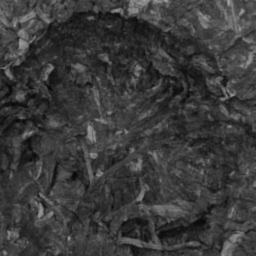
#> input picture image/degrade.jpg, 256 x 256 px; the run also reads 1 picture not shown here
$ python feature-based.py
#> lines starting #> are read from the running program, lines starting #| are printed output that depends on the picture
### traditional-registration/ransac.py
import cv2

import numpy as np

import random


def compute_fundamental(x1, x2):
    n = x1.shape[1]

    if x2.shape[1] != n:
        raise ValueError("Number of points don't match.")

    # build matrix for equations

    A = np.zeros((n, 9))

    for i in range(n):
        A[i] = [x1[0, i] * x2[0, i], x1[0, i] * x2[1, i], x1[0, i] * x2[2, i],

                x1[1, i] * x2[0, i], x1[1, i] * x2[1, i], x1[1, i] * x2[2, i],

                x1[2, i] * x2[0, i], x1[2, i] * x2[1, i], x1[2, i] * x2[2, i]]

    # compute linear least square solution

    U, S, V = np.linalg.svd(A)

    F = V[-1].reshape(3, 3)

    # constrain F

    # make rank 2 by zeroing out last singular value

    U, S, V = np.linalg.svd(F)

    S[2] = 0

    F = np.dot(U, np.dot(np.diag(S), V))

    return F / F[2, 2]


def compute_fundamental_normalized(x1, x2):
    """    Computes the fundamental matrix from corresponding points

        (x1,x2 3*n arrays) using the normalized 8 point algorithm. """

    n = x1.shape[1]

    if x2.shape[1] != n:
        raise ValueError("Number of points don't match.")

    # normalize image coordinates

    x1 = x1 / x1[2]

    mean_1 = np.mean(x1[:2], axis=1)

    S1 = np.sqrt(2) / np.std(x1[:2])

    T1 = np.array([[S1, 0, -S1 * mean_1[0]], [0, S1, -S1 * mean_1[1]], [0, 0, 1]])

    x1 = np.dot(T1, x1)

    x2 = x2 / x2[2]

    mean_2 = np.mean(x2[:2], axis=1)

    S2 = np.sqrt(2) / np.std(x2[:2])

    T2 = np.array([[S2, 0, -S2 * mean_2[0]], [0, S2, -S2 * mean_2[1]], [0, 0, 1]])

    x2 = np.dot(T2, x2)

    # compute F with the normalized coordinates

    F = compute_fundamental(x1, x2)

    # print (F)

    # reverse normalization

    F = np.dot(T1.T, np.dot(F, T2))

    return F / F[2, 2]


def randSeed(good, num=8):
    '''

    :param good: 初始的匹配点对

    :param num: 选择随机选取的点对数量

    :return: 8个点对list

    '''

    eight_point = random.sample(good, num)

    return eight_point


def PointCoordinates(eight_points, keypoints1, keypoints2):
    '''

    :param eight_points: 随机八点

    :param keypoints1: 点坐标

    :param keypoints2: 点坐标

    :return:8个点

    '''

    x1 = []

    x2 = []

    tuple_dim = (1.,)

    for i in eight_points:
        tuple_x1 = keypoints1[i[0].queryIdx].pt + tuple_dim

        tuple_x2 = keypoints2[i[0].trainIdx].pt + tuple_dim

        x1.append(tuple_x1)

        x2.append(tuple_x2)

    return np.array(x1, dtype=float), np.array(x2, dtype=float)


def ransac(good, keypoints1, keypoints2, confidence, iter_num):
    Max_num = 0

    good_F = np.zeros([3, 3])

    inlier_points = []

    for i in range(iter_num):

        eight_points = randSeed(good)

        x1, x2 = PointCoordinates(eight_points, keypoints1, keypoints2)

        F = compute_fundamental_normalized(x1.T, x2.T)

        num, ransac_good = inlier(F, good, keypoints1, keypoints2, confidence)

        if num > Max_num:
            Max_num = num

            good_F = F

            inlier_points = ransac_good


    return Max_num, good_F, inlier_points


# [14 lines left out: function computeReprojError, not called in this run]


def inlier(F, good, keypoints1, keypoints2, confidence):
    num = 0

    ransac_good = []

    x1, x2 = PointCoordinates(good, keypoints1, keypoints2)

    for i in range(len(x2)):

        line = F.dot(x1[i].T)

        # 在对极几何中极线表达式为[A B C],Ax+By+C=0,  方向向量可以表示为[-B,A]

        line_v = np.array([-line[1], line[0]])

        err = h = np.linalg.norm(np.cross(x2[i, :2], line_v) / np.linalg.norm(line_v))

        # err = computeReprojError(x1[i], x2[i], F)

        if abs(err) < confidence:
            ransac_good.append(good[i])

            num += 1

    return num, ransac_good

### traditional-registration/feature-based.py
import cv2
import numpy as np
from ransac import ransac

def main(imgname1, imgname2, detect_method, match_method, bi):

#> called with imgname1 = '../image/degrade.jpg', imgname2 = '../image/label.jpg', detect_method = 'sift', match_method = 'flann', bi = 0
    img1 = cv2.imread(imgname1, cv2.IMREAD_GRAYSCALE)
#> img1 is the input picture: shape (256, 256); min 4, max 165, mean 58.8
    img2 = cv2.imread(imgname2, cv2.IMREAD_GRAYSCALE)

    detector = None
    if detect_method.lower() == 'sift':
        detector = cv2.xfeatures2d.SIFT_create()
    elif detect_method.lower() == 'surf':
        detector = cv2.xfeatures2d.SURF_create()
    elif detect_method.lower() == 'orb':
        detector = cv2.ORB_create()
    elif detect_method.lower() == 'brisk':
        detector = cv2.BRISK_create()
    elif detect_method.lower() == 'akaze':
        detector = cv2.AKAZE_create()
    elif detect_method.lower() == 'kaze':
        detector = cv2.KAZE_create()


    kp1, des1 = detector.detectAndCompute(img1,None)
#> kp1 = 810 keypoints; strongest (x, y, size): (69, 238, 2.3), (116, 10, 2.8), (232, 95, 2.4), (23, 45, 6.5)
    kp2, des2 = detector.detectAndCompute(img2,None)
#> kp2 = 634 keypoints; strongest (x, y, size): (232, 95, 2.3), (116, 10, 2.8), (223, 96, 2), (242, 11, 3)

    cv2.drawKeypoints(img1,kp1,img1,color=(255,0,255))
    cv2.drawKeypoints(img2,kp2,img2,color=(255,0,255))

    matches1, matches2 = None, None
    if match_method.lower() == 'bf':
        bf = cv2.BFMatcher()
        matches1 = bf.knnMatch(des1,des2, k=2)
        if bi == 1:
            matches2 = bf.knnMatch(des2, des1, k=2)
    elif match_method.lower() == 'flann':
        FLANN_INDEX_KDTREE = 0
        if detect_method.lower() in ['sift', 'surf', 'kaze']:
            index_params = dict(algorithm = FLANN_INDEX_KDTREE, trees = 5)
        else:
            index_params = dict(algorithm=6, table_number=6, key_size=12)
        search_params = dict(checks=50)
        flann = cv2.FlannBasedMatcher(index_params,search_params)
        matches1 = flann.knnMatch(des1,des2,k=2)
#> matches1 = 810 matches
        if bi == 1:
            matches2 = flann.knnMatch(des2, des1, k=2)

    good1, good2 = [], []
    good = []
    for m,n in matches1:
        if m.distance < 0.6*n.distance:
            good1.append(m)
#> after the loop, good1 = 324 matches
    if bi == 1:
        for m, n in matches2:
            if m.distance < 0.6 * n.distance:
                good2.append(m)

        for m in good1:
            for n in good2:
                if m.queryIdx == n.trainIdx and m.trainIdx == n.queryIdx and m.distance == n.distance:
                    good.append([m])
    else:
        good = [[i] for i in good1]
#> good = 324 matches
    print("forward match:%d, reverse match:%d, bidirectional result:%d" % (len(good1), len(good2), len(good)))
#| forward match:324, reverse match:0, bidirectional result:324
    Max_num, good_F, inlier_points = ransac(good, kp1, kp2, confidence=30, iter_num=500)
#> the loop in ransac, `for i in range(iter_num): ` made 500 passes
#> (mean_1 in compute_fundamental_normalized, S1 in compute_fundamental_normalized, mean_2 in compute_fundamental_normalized, S2 in compute_fundamental_normalized, T2 in compute_fundamental_normalized, num, ransac_good, Max_num) on passes 1, 16: ([139.6, 78.2], 0.0207, [139.7, 78.26], 0.0207, [[0.0207, 0, -2.9], [0, 0.0207, -1.62], [0, 0, 1]], 119, 119 matches, 119), ([83.44, 116.2], 0.021, [83.46, 116.2], 0.021, [[0.021, 0, -1.75], [0, 0.021, -2.44], [0, 0, 1]], 135, 135 matches, 135)
#> (mean_1 in compute_fundamental_normalized, S1 in compute_fundamental_normalized, mean_2 in compute_fundamental_normalized, S2 in compute_fundamental_normalized, T2 in compute_fundamental_normalized, num, ransac_good) on passes 7, 11, 12, 13, 14: ([97.74, 167.7], 0.0191, [97.77, 167.8], 0.0191, [[0.0191, 0, -1.87], [0, 0.0191, -3.21], [0, 0, 1]], 59, 59 matches), ([100.5, 114.1], 0.0241, [100.5, 114.2], 0.0241, [[0.0241, 0, -2.42], [0, 0.0241, -2.75], [0, 0, 1]], 41, 41 matches), ([86.79, 135.7], 0.0194, [86.78, 135.7], 0.0194, [[0.0194, 0, -1.68], [0, 0.0194, -2.63], [0, 0, 1]], 61, 61 matches), ([139.2, 156.8], 0.0196, [139.2, 156.7], 0.0196, [[0.0196, 0, -2.72], [0, 0.0196, -3.07], [0, 0, 1]], 53, 53 matches), ([160.3, 151], 0.0214, [160.3, 150.9], 0.0214, [[0.0214, 0, -3.43], [0, 0.0214, -3.23], [0, 0, 1]], 106, 106 matches)

    img5 = cv2.drawMatchesKnn(img1,kp1,img2,kp2, inlier_points,None,flags=2)
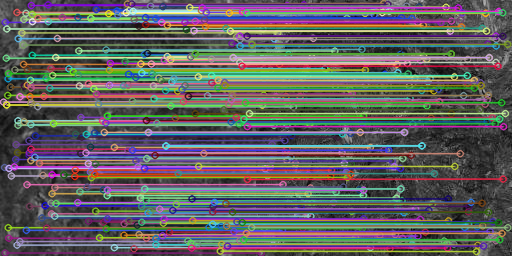
#> img5: shape (256, 512, 3); mean of channels 0, 1, 2 97.4, 96.9, 98; drawn as B, G, R
    cv2.imshow("match_result", img5)
    cv2.waitKey(0)
    cv2.destroyAllWindows()

if __name__ == "__main__":
    path1 = '../image/degrade.jpg'
    path2 = '../image/label.jpg'

    '''
        para1: image1 path
        para2: image2 path
        para3: feature detect method, include sift, surf, orb
        para4: descriptor match method, include flann, bf
        para5: whether use bi-directional match method, use:1, not use:0
    '''
    main(path1, path2, 'sift', 'flann', 0)
